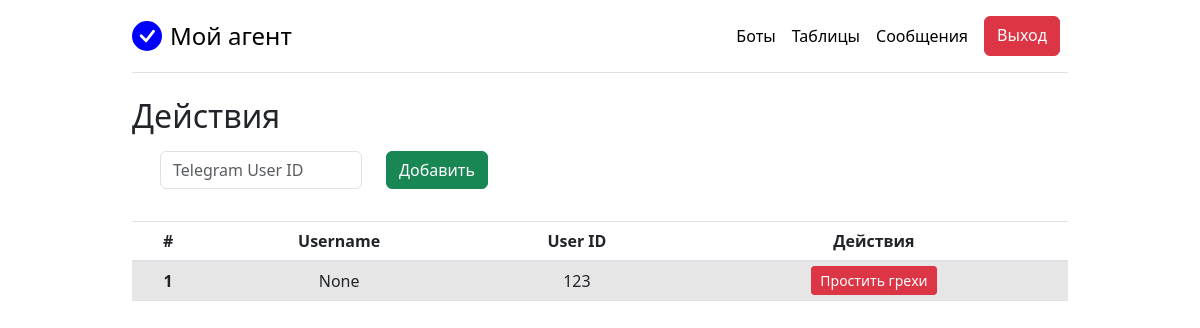
Screenshot of /tgparser/blocked_users/ (signed in) with the database file from the repository.
### web_app/tgparser/models.py (models this page shows, shortened)
class BlockedUsers(models.Model):
    tg_user_id = models.IntegerField(
        unique=True,
        blank=True,
        null=True,
        verbose_name='Telegram User ID')
    tg_username = models.CharField(
        max_length=100,
        blank=True,
        null=True)
    owner = models.ForeignKey(User, on_delete=models.CASCADE)
    class Meta:
        verbose_name = 'Заблокированный пользователь'
        verbose_name_plural = 'Заблокированные пользователи'

### web_app/tgparser/views.py (the view)
# urls.py: path('blocked_users/', views.view_blocked_users, name='view_blocked_users'),
def view_blocked_users(request):
    blocked_users = BlockedUsers.objects.filter(owner=request.user).order_by('-id')
    if request.method == 'POST':
        form = BlockedUsersForm(request.POST)
        if form.is_valid():
            form.save()
            return redirect('view_blocked_users')
    else:
        form = BlockedUsersForm()
    context = {'blocked_users': blocked_users, 'form': form, 'title': 'Заблокированные души'}
    return render(request, 'msg/blocked_users.html', context)

### web_app/tgparser/forms.py
class BlockedUsersForm(forms.ModelForm):
    class Meta:
        model = BlockedUsers
        fields = '__all__'

### templates/msg/blocked_users.html (shortened to what this page needs)
{% extends 'base.html' %}
{% load bootstrap4 %}
{% block content %}
  <h2>Действия</h2>
  <div class="row m-3">
    <div class="col-md-3">
      <form method="POST">
          {% bootstrap_field form.tg_user_id layout='horizontal' placeholder='Telegram User ID' show_label=False field_class='text-center' %}
    </div>
    <div class="col-md-4">
        <button type="submit" class="btn btn-success">Добавить</button>
    </div>
  </div>
  <table class="table table-striped text-center">
    <thead>
      <tr>
        <th>#</th>
        <th>Username</th>
        <th>User ID</th>
        <th>Действия</th>
      </tr>
     </thead>
     <tbody>
      {% for usr in blocked_users %}
        <tr>
          <th>{{ usr.pk }}</th>
          <td>{{ usr.tg_username }}</td>
          <td>{{ usr.tg_user_id }}</td>
          <td>
            <a href="{% url 'del_blocked_user' usr.pk %}" class="btn btn-danger btn-sm d-inline">Простить грехи</a>
          </td>
        </tr>
      {% endfor %}
     </tbody>
  </table>
{% endblock %}

### static/pricing.css (style rules this page uses)
body { background-image: linear-gradient(180deg, var(--bs-body-secondary-bg), var(--bs-body-bg) 100px, var(--bs-body-bg)); }

### rows the page displays
BlockedUsers: pk "1", tg_username "None", tg_user_id "123"
